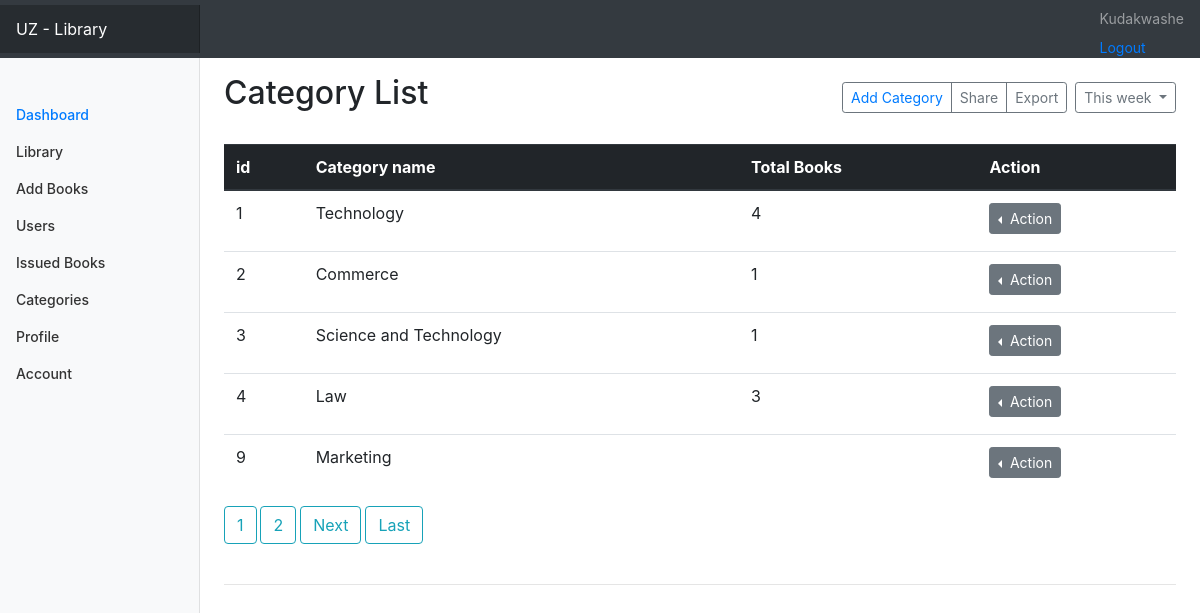
Page /library/category/ (signed in) on the committed database.
### library/models.py (models this page shows, shortened)
class category(models.Model):
	category_name= models.CharField(max_length=30,unique=True,blank=False)

### library/views.py (the view)
# urls.py: path('category/',ListCategoryView.as_view(),name ="Viewcategory"),
class ListCategoryView(LoginRequiredMixin, ListView):
	model = category
	template_name = "library/category.html"
	paginate_by = 5
	context_object_name = 'category'
	def get_context_data(self,**kwargs):
		context = super(ListCategoryView, self).get_context_data(**kwargs)
		queryset = books.objects.values('category').annotate(count=Count('category')).order_by('count')
		context['count'] = queryset
		return context

### library/templates/library/category.html (shortened to what this page needs)
{% extends "main/header.html" %}
{% block content%}
<div class="d-flex justify-content-between flex-wrap flex-md-nowrap align-items-center pt-3 pb-2 mb-3">
        <h1 class="h2">Category List </h1>
         {% if user.is_superuser %}
        <div class="btn-toolbar mb-2 mb-md-0">
          <div class="btn-group mr-2">
               <button type="button" class="btn btn-sm btn-outline-secondary">
                   <a href="{% url 'addcategory' %}">Add Category</a>
                 </button>
            <button type="button" class="btn btn-sm btn-outline-secondary">Share</button>
            <button type="button" class="btn btn-sm btn-outline-secondary">Export</button>
          </div>
          <button type="button" class="btn btn-sm btn-outline-secondary dropdown-toggle">
            This week
          </button>
        </div>
        {% endif %}
      </div>
      <table class="table table-hover">
   <thead class="thead-dark">
    <tr>
      <th scope="col">id</th>
      <th scope="col">Category name</th>
          <th scope="col">Total Books</th>
      <th scope="col">Action</th>
    </tr>
  </thead>
  <tbody>
     {% for categories in category %}
    <tr>
      <td>{{ categories.id }}</td>
      <td>{{categories.category_name}}</td>
       <td>
       {% for v in count %}
              {% if categories.id == v.category %}
                  <p>  {{ v.count }}</p>
              {% endif %}
      {% endfor %}
       </td>
      <td>
         <div class="btn-group dropleft">
  <button class="btn btn-secondary btn-sm dropdown-toggle" type="button" id="dropdownMenuButton"
  data-toggle="dropdown" aria-haspopup="true" aria-expanded="false">
    Action
  </button>
</div>
        </td>
    </tr>
   {% endfor  %}
  </tbody>
</table>
      {% if is_paginated %}
      {%  for num in page_obj.paginator.page_range  %}
        {% if page_obj.number == num %}
        <a class="btn btn-outline-info mb-4"  href="?page={{ num }}">{{ num }} </a>
        {% elif num > page_obj.number|add:'-3' and num < page_obj.number|add:'3' %}
           <a class="btn btn-outline-info mb-4"  href="?page={{ num }}">{{ num }} </a>
         {% endif %}
        {% endfor%}
  {% if page_obj.has_next %}
      <a class="btn btn-outline-info mb-4"  href="?page={{ page_obj.next_page_number }}">Next </a>
          <a class="btn btn-outline-info mb-4"  href="?page={{ page_obj.paginator.num_pages }}">Last </a>
      {% endif %}
      {% endif %}
      <hr/>
      {% endblock %}

### main/templates/main/header.html (shortened to what this page needs)
{% load static  %}
{% load crispy_forms_tags %}
<html lang="en">
  <head>
<link rel="stylesheet" href="{% static 'main/css/bootstrap.css' %}">
<link rel="stylesheet" href="{% static 'main/css/bootstrap.min.css' %}">
<link rel="stylesheet" href="{% static 'main/css/header.css' %}">
  </head>
  <body>
<nav class="navbar navbar-dark sticky-top bg-dark flex-md-nowrap p-0 shadow">
  <a class="navbar-brand col-md-3 col-lg-2 mr-0 px-3" href="#"> UZ - Library</a>
  <ul class="navbar-nav px-3">
  	 <li class="nav-item text-nowrap">
      {% if user.is_authenticated %}
      <a class="nav-link" href="#">{{user.username|capfirst }}</a>
    </li>
    <li class="nav-item text-nowrap">
      <a href="{% url 'logout' %}">Logout</a>
    </li>
  </ul>
     {% endif %}
</nav>
<div class="container-fluid">
  <div class="row">
     {% if user.is_authenticated %}
    <nav id="sidebarMenu" class="col-md-3 col-lg-2 d-md-block bg-light sidebar collapse">
      <div class="sidebar-sticky pt-5">
        <ul class="nav flex-column">
          <li class="nav-item">
            <a class="nav-link active" href="{% url 'dashboard' %}">
              Dashboard <span class="sr-only">(current)</span>
            </a>
          </li>
          <li class="nav-item">
             <a class="nav-link" href="{% url 'books' %}">
              Library
            </a>
          </li>
         {% if user.is_superuser  %}
          <li class="nav-item">
            <a class="nav-link" href="{% url 'addbooks' %}">
           Add Books
            </a>
          </li>
          <li class="nav-item">
            <a class="nav-link" href="{% url 'users' %}">
              Users
            </a>
          </li>
           <li class="nav-item">
            <a class="nav-link" href="{% url 'issued-books-view' %}">
              Issued Books
            </a>
          </li>
          {% endif %}
          <li class="nav-item">
             <a class="nav-link" href="{% url 'Viewcategory' %}">
            Categories
            </a>
          </li>
          <li class="nav-item">
            <a class="nav-link" href="{% url 'profile' %}">
              Profile
            </a>
          </li>
            <li class="nav-item">
            <a class="nav-link" href="{% url 'user-account' %}">
              Account
            </a>
          </li>
        </ul>
      </div>
    </nav>
     {% endif %}
    <main role="main" class="col-md-9 ml-sm-auto col-lg-10 px-md-4">
      {% block content%}
      {% endblock content%}
    </main>
  </div>
</div>
  </body>
</html>

### main/static/main/css/header.css (style rules this page uses)
body { font-size: .875rem; }
.sidebar { position: fixed; top: 0; bottom: 0; left: 0; z-index: 100; padding: 48px 0 0; box-shadow: inset -1px 0 0 rgba(0, 0, 0, .1); }
.sidebar-sticky { position: relative; top: 0; height: calc(100vh - 48px); padding-top: .5rem; overflow-x: hidden; overflow-y: auto; }
.sidebar .nav-link { font-weight: 500; color: #333; }
.sidebar .nav-link.active { color: #007bff; }
.navbar-brand { padding-top: .75rem; padding-bottom: .75rem; font-size: 1rem; background-color: rgba(0, 0, 0, .25); box-shadow: inset -1px 0 0 rgba(0, 0, 0, .25); }

### rows in the picture
category: id "1", category_name "Technology", count "4"
category: id "2", category_name "Commerce", count "1"
category: id "3", category_name "Science and Technology", count "1"
category: id "4", category_name "Law", count "3"
category: id "9", category_name "Marketing"

### other values in the picture
{{ user.username|capfirst }} "Kudakwashe"
{{ num }} "1"
{{ num }} "2"
